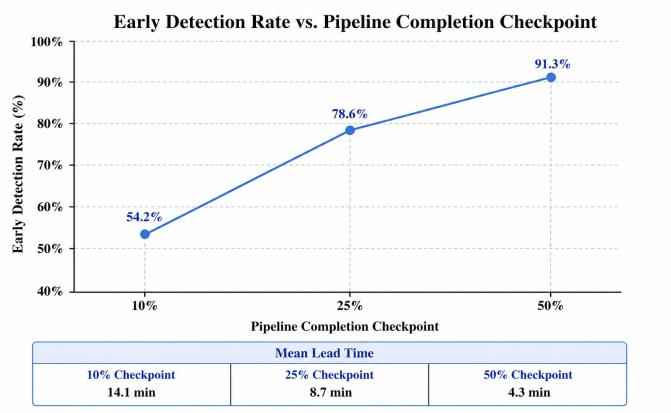
#> input picture articles/x/2026-10-18-cicd-ml/img/early-detection-tradeoff.png, 671 x 413 px
$ python -i build.py   (imports and definitions only)
#> lines starting #> are read from the running program, lines starting #| are printed output that depends on the picture; after the words box and inside, x2 and y2 are one past the last pixel; in counts of white or black regions, pixels touching at a corner belong together
#!/usr/bin/env python3
"""Build a silent, voiceover-ready 1080p30 edition video from script.md.

Runs ON the render host (never on the box). Usage:
    python3 build.py WORKDIR
        [--segment 09] [--include-edition] [--on-camera-open-close]
        [--no-dark] [--no-music] [--output final.mp4]
Env: YTDLP, CHROMIUM, JOBS, EV_DARK=0, EV_INCLUDE_EDITION=1,
     EV_ON_CAMERA_OPEN_CLOSE=1, EV_NO_MUSIC=1, EV_SEGMENTS=09, EV_OUTPUT=final.mp4

script.md format (see tools/edition-video/README.md):
    Edition: <github pages url>
    ## NN Title
    Narration: one paragraph
    Style: montage                # optional; default for Cold open (beats in order, no cycle)
    Camera: self                  # opt-in only; omit that section from the MP4
    Visuals:
    - yt <url> @<seconds> | <label>
    - page <url> | <label> [| fallback title]
    - xpost <url-or-id> | <label>
    - card <title> | <subtitle>
    - stat <number> | <caption>
    - endcard <title> | <subtitle>
    - edition | <label>           # skipped unless --include-edition

Outputs: final.mp4, teleprompter.md, timeline.json, report.json,
         post-attribution.md, attribution.json, music.wav, music-license.txt
Optional sidecars in WORKDIR: xposts.json (auto-fill 3-6 posts/segment),
                               handles.json (confirmed X handles for credits).
"""
import argparse, hashlib, json, math, os, re, shutil, subprocess, sys, time, urllib.parse, urllib.request
from concurrent.futures import ThreadPoolExecutor
from PIL import Image, ImageDraw, ImageFont, ImageStat, ImageOps, ImageFilter

W, H, FPS = 1920, 1080, 30
WPS = 2.5            # narration words per second
PAD = 0.7            # breath after each segment, seconds
SHOT = 3.0           # target shot length (2-4 s cuts)
YT_BEFORE, YT_AFTER = 1, 14
YTDLP = os.path.expanduser(os.environ.get("YTDLP", "~/grokbot-whisper/bin/yt-dlp"))
CHROMIUM = os.environ.get("CHROMIUM", "chromium")
JOBS = int(os.environ.get("JOBS", "6"))
HERE = os.path.dirname(os.path.abspath(__file__))
NODE_MODULES = os.path.expanduser(os.environ.get("EV_NODE_MODULES", os.path.expanduser("~/Projects/edition-video/node_modules")))
def _font(*paths):
    for pth in paths:
        if pth and os.path.exists(pth):
            return pth
#> further down, picture is the input picture: PIL image 671x413 RGB; mean R, G, B 243.5, 244.6, 246.2
    return paths[-1]

FONT_B = _font("/usr/share/fonts/noto/NotoSans-Bold.ttf",
               "/usr/share/fonts/liberation/LiberationSans-Bold.ttf",
               "/usr/share/fonts/truetype/liberation/LiberationSans-Bold.ttf")
FONT_R = _font("/usr/share/fonts/noto/NotoSans-Regular.ttf",
               "/usr/share/fonts/liberation/LiberationSans-Regular.ttf",
               "/usr/share/fonts/truetype/liberation/LiberationSans-Regular.ttf")
FONT_M = _font("/usr/share/fonts/noto/NotoSans-Medium.ttf",
               "/usr/share/fonts/truetype/liberation/LiberationSans-Bold.ttf", FONT_R)
FONT_L = _font("/usr/share/fonts/noto/NotoSans-Light.ttf", FONT_R)
FONT_K = _font("/usr/share/fonts/noto/NotoSans-Black.ttf", FONT_B)
UA = ("Mozilla/5.0 (X11; Linux x86_64) AppleWebKit/537.36 (KHTML, like Gecko) "
      "Chrome/142.0.0.0 Safari/537.36")
ON_CAM_TITLES = re.compile(r"^(cold open|sign-?off|outro)$", re.I)
X_STATUS = re.compile(r"(?:status|statuses)/(\d+)")
X_HANDLE = re.compile(r"https?://(?:x|twitter)\.com/([^/]+)/status/(\d+)", re.I)
CAM_RE = re.compile(r"^(?:Camera|On camera):\s*(self|yes|on camera|none)\s*$", re.I | re.M)
CAM_VIS = re.compile(r"^Visuals:\s*(on camera|none|self)\s*$", re.I | re.M)
FORCE_VIDEO = re.compile(r"^(?:Camera|On camera):\s*(video|include)\s*$", re.I | re.M)

# theme (set in main after flags)
DARK = True
BG = (11, 13, 18)
THEME_TAG = "dark"
PAGE_CAP = "p3"  # bump to recapture pages when crop/dark logic changes

WD = None
C = None
report = {"sources": {}, "failures": [], "substitutions": [], "xposts": [], "unresolved": []}


def run(cmd, timeout=600, **kw):
    return subprocess.run(cmd, capture_output=True, text=True, timeout=timeout, **kw)


def h(s):
    return hashlib.sha1(s.encode()).hexdigest()[:12]


# [146 lines left out: functions post_id, post_url, dark_env, is_on_camera, parse, merge_xposts, not called in this run]


# ---------------------------------------------------------------- sources
def vid_id(url):
    q = urllib.parse.urlparse(url)
    return urllib.parse.parse_qs(q.query).get("v", [q.path.rsplit("/", 1)[-1]])[0]


# [202 lines left out: functions yt_channel_meta, fetch_yt, yt_thumb, cover, contain_on_canvas, chrome_shot and 4 more, not called in this run]


def invert_preserve_photos(im):
    """Invert a light page to dark, but keep photos and color logos as they were.

    Headless Chromium does not bake a CSS invert filter into screenshots, so we
    do the invert on the PNG. High-saturation regions (photos, brand color) are
    pasted back from the original so they do not look like negatives.
    """
    inv = ImageOps.invert(im.convert("RGB"))
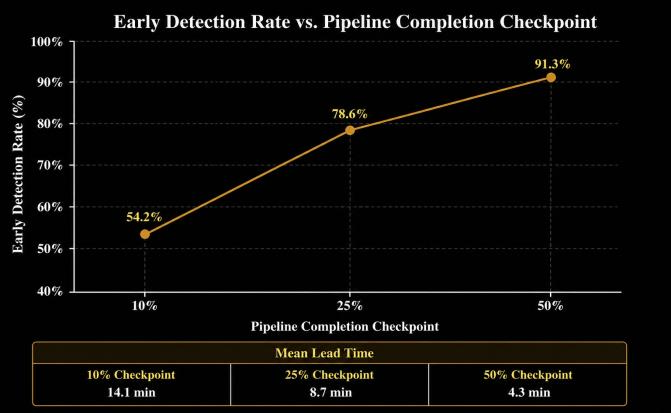
#> inv: PIL image 671x413 RGB; mean R, G, B 11.5, 10.4, 8.8
    sat = im.convert("HSV").getchannel("S")
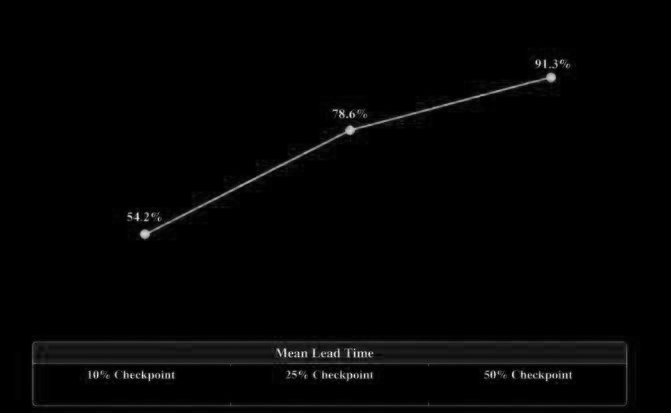
#> sat: PIL image 671x413 L; min 0, max 255, mean 3.6
    mask = sat.point(lambda s: 255 if s > 36 else 0).filter(ImageFilter.MaxFilter(7))
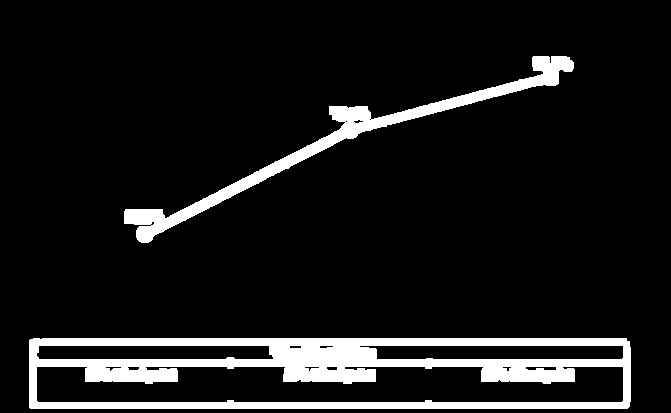
#> mask: PIL image 671x413 L; 9.7% white; 2 white regions, box (x1, y1, x2, y2) and area: (29, 338, 631, 409) 19901, (124, 56, 574, 243) 6910
    out = inv.copy()
    out.paste(im, mask=mask)
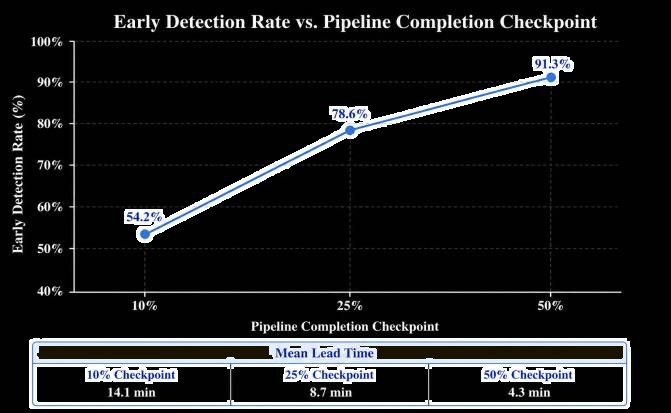
#> out: PIL image 671x413 RGB; mean R, G, B 27.9, 28.7, 29.8
    return out

# [108 lines left out: functions page_luma, page_looks_dark, framed_page, fetch_page, wrap, not called in this run]


GOLD = (255, 196, 0)
INK = (245, 245, 245)
MUTED = (168, 178, 196)
HAIR = (255, 196, 0)

# [195 lines left out: functions _center, _vignette_overlay, card, _ff_textfile, _corner_busy, label_side and 2 more, not called in this run]


ENC = ["-c:v", "libx264", "-preset", "medium", "-crf", "18", "-pix_fmt", "yuv420p", "-r", str(FPS),
       "-g", str(FPS * 2), "-profile:v", "high", "-an"]

FINISH = ("eq=contrast=1.05:brightness=-0.016:gamma=0.98:saturation=0.94,"
          "vignette=angle=PI/5:mode=forward,noise=alls=2:allf=t")


# [99 lines left out: functions ken_burns, edge_fades, render_shot, not called in this run]


def vis_key(v):
    return json.dumps({k: v[k] for k in v if not k.startswith("_")}, sort_keys=True)


# [36 lines left out: function schedule_shots, not called in this run]


def tc(sec):
    return f"{int(sec // 60):02d}:{sec % 60:04.1f}"


# ---------------------------------------------------------------- attribution
# [406 lines left out: functions load_handles, lookup_handle, build_attribution, write_attribution, parse_args, main, not called in this run]


# [2 lines not run here, left out]

>>> from PIL import Image
>>> picture = Image.open('../../articles/x/2026-10-18-cicd-ml/img/early-detection-tradeoff.png')
>>> result = invert_preserve_photos(picture)
